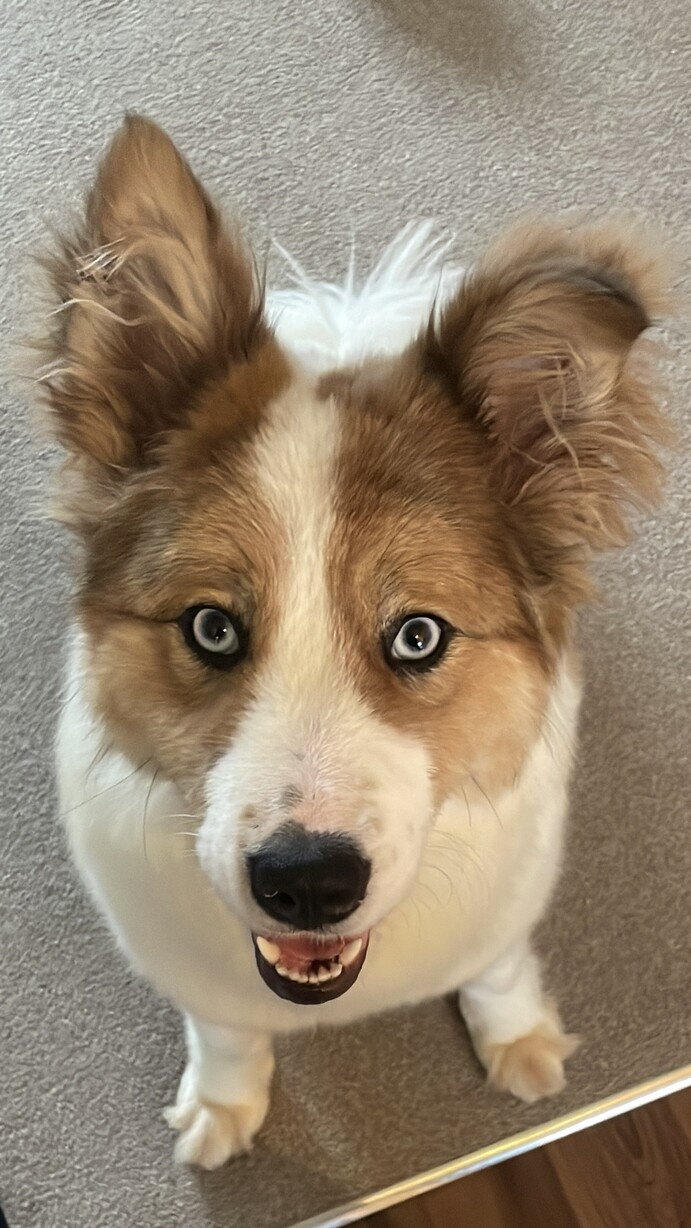
#> input picture daphne.jpg, 691 x 1228 px, found by its file name
$ jupyter execute --allow-errors understanding_dtcwt.ipynb   (shell and % lines are left out)
#> lines starting #> are read from the running program, lines starting #| are printed output that depends on the picture
[](https://colab.research.google.com/github/Tduckenfield/wisa_motionmag_tutorial/blob/main/understanding_dtcwt.ipynb)

## Understanding the DT$\mathbb{C}$WT
This notebook demonstrates what decomposing data into the DT$\mathbb{C}$WT actually does! \\
Note there are 1D, 2D and 3D versions of this wavelet transform. Analagous to the 1D case, the basis of multidimensional wavelet transform is built by stretching, shifting, and *rotating* the mother function. For motion magnification of an image sequence, the **2D** version is used, not 3D.

[cell 1]
import numpy as np
from matplotlib import pyplot as plt
import dtcwt
#from google.colab import drive  # Access google drive files
#drive.mount('/content/gdrive')

First, let us create a simple numpy array containing a ring, which will demonstrate the directional properties of the DT$\mathbb{C}$WT.

[cell 2]
# Define the dimensions of the array
width, height = 100, 100

ring = np.zeros((width, height))

radius = 10   # inner radius of ring in pixels. Ring will have width of 1 pixel.
center_x = int(width / 2)
center_y = int(height / 2)

# Create a meshgrid of coordinates
x, y = np.meshgrid(np.arange(width), np.arange(height))

# Calculate the distance from each point to the center of the circle
distance = np.sqrt((x - center_x) ** 2 + (y - center_y) ** 2)

# Assign a value of 1 to points inside the circle
ring[(distance >= radius) & (distance <= radius + 1)] = 1

# Plot all the frames
plt.figure(1)
plt.imshow(ring, cmap='gray')
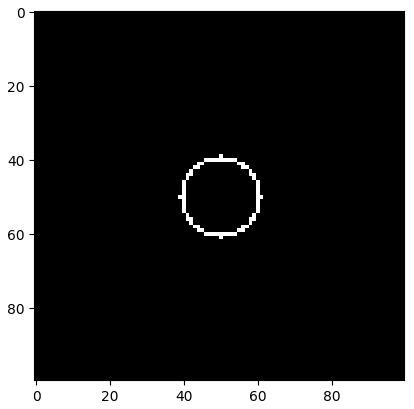
#> figure drawn by matplotlib, 1 panel

Now we will decompose into DT$\mathbb{C}$WT components. Recall the DT$\mathbb{C}$WT consists of six subbands per scale, for a specified number of scales (`levels`), and each coefficient within the subband is complex (i.e. it has a real and imaginary part).

For this example we will use 3 levels.

#> (a cell that did not finish here is left out)

Remember that each coefficient is complex, so it has both an magnitude and phase. It is the *phase* which is modified with MM, so let us take a look.

[cell 4]
# Show the phase images for each direction in levels 0 vs 2.
plt.figure(5)
#> (the rest of this cell did not finish here and is left out)

Note that the DT$\mathbb{C}$WT also retains a lowpass signal, which the MM routine does not meddle with. Being simply a float, we can display this directly.

#> (a cell that did not finish here is left out)

I hope that has illustrated what the dual tree complex wavelet transform looks like. You may wish to check the shift invariant property of the transform, by changing the position of the ring and seeing if the transform is much different.

# Bonus: a dog!
Since we can decompose any image, indulge me and let us use a picture of my dog! She is called Daphne, a rescue I got a few months ago.

[cell 6]
import cv2
from google.colab.patches import cv2_imshow  # Colab does not play well with cv2.

# If in my shared Google drive, use path '/content/gdrive/MyDrive/daphne.jpg'
# Otherwise download directly

daphne = cv2.imread('/content/daphne.jpg', cv2.IMREAD_GRAYSCALE)
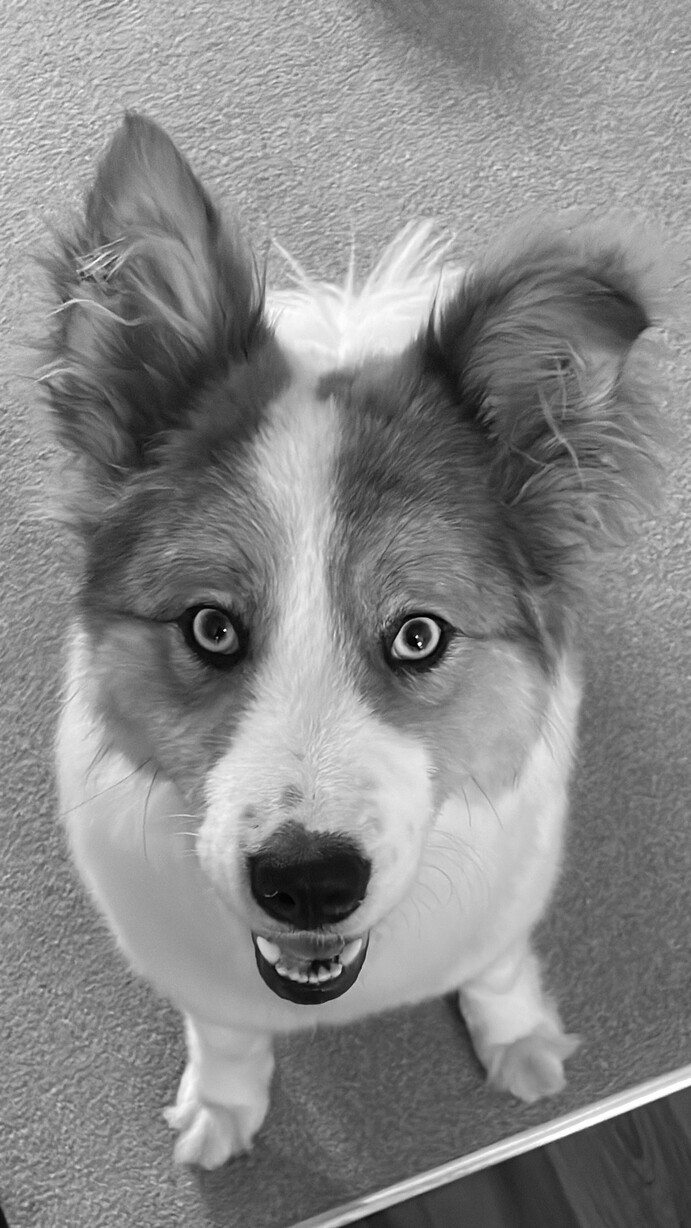
#> daphne: shape (1228, 691); min 0, max 255, mean 136.1
plt.figure(1)
plt.imshow(daphne, cmap='gray')

[cell 7]
dog = daphne[:,:-1] # Need an even number of pixels

#> (the rest of this cell did not finish here and is left out)
